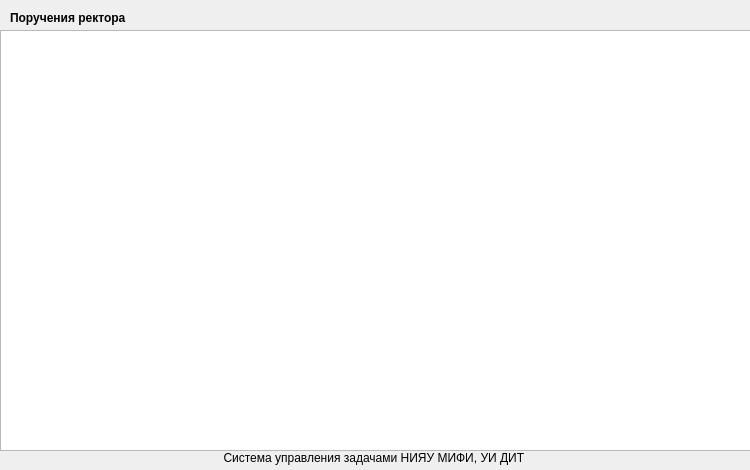
<?xml version="1.0" encoding="UTF-8"?>
<ui version="4.0">
 <class>MainWindowRector</class>
 <widget class="QMainWindow" name="MainWindowRector">
  <property name="geometry">
   <rect>
    <x>0</x>
    <y>0</y>
    <width>750</width>
    <height>470</height>
   </rect>
  </property>
  <property name="windowTitle">
   <string>MainWindowRector</string>
  </property>
  <widget class="QWidget" name="centralWidget">
   <widget class="QTableWidget" name="issues">
    <property name="geometry">
     <rect>
      <x>0</x>
      <y>30</y>
      <width>751</width>
      <height>421</height>
     </rect>
    </property>
   </widget>
   <widget class="QLabel" name="labelRectorTasks">
    <property name="geometry">
     <rect>
      <x>10</x>
      <y>10</y>
      <width>661</width>
      <height>16</height>
     </rect>
    </property>
    <property name="font">
     <font>
      <weight>75</weight>
      <bold>true</bold>
     </font>
    </property>
    <property name="text">
     <string>Поручения ректора</string>
    </property>
    <property name="alignment">
     <set>Qt::AlignLeading|Qt::AlignLeft|Qt::AlignVCenter</set>
    </property>
   </widget>
   <widget class="QLabel" name="labelTasksNRNUMEPhI">
    <property name="geometry">
     <rect>
      <x>10</x>
      <y>450</y>
      <width>731</width>
      <height>16</height>
     </rect>
    </property>
    <property name="text">
     <string>Система управления задачами НИЯУ МИФИ, УИ ДИТ &lt;redmine@mephi.ru&gt;</string>
    </property>
    <property name="alignment">
     <set>Qt::AlignCenter</set>
    </property>
   </widget>
  </widget>
  <action name="actionHelp">
   <property name="text">
    <string>Помощь</string>
   </property>
  </action>
  <action name="actionExit">
   <property name="text">
    <string>Завершить</string>
   </property>
  </action>
  <action name="actionConfigureProjects">
   <property name="text">
    <string>Проекты</string>
   </property>
  </action>
 </widget>
 <layoutdefault spacing="6" margin="11"/>
 <resources/>
 <connections/>
</ui>
